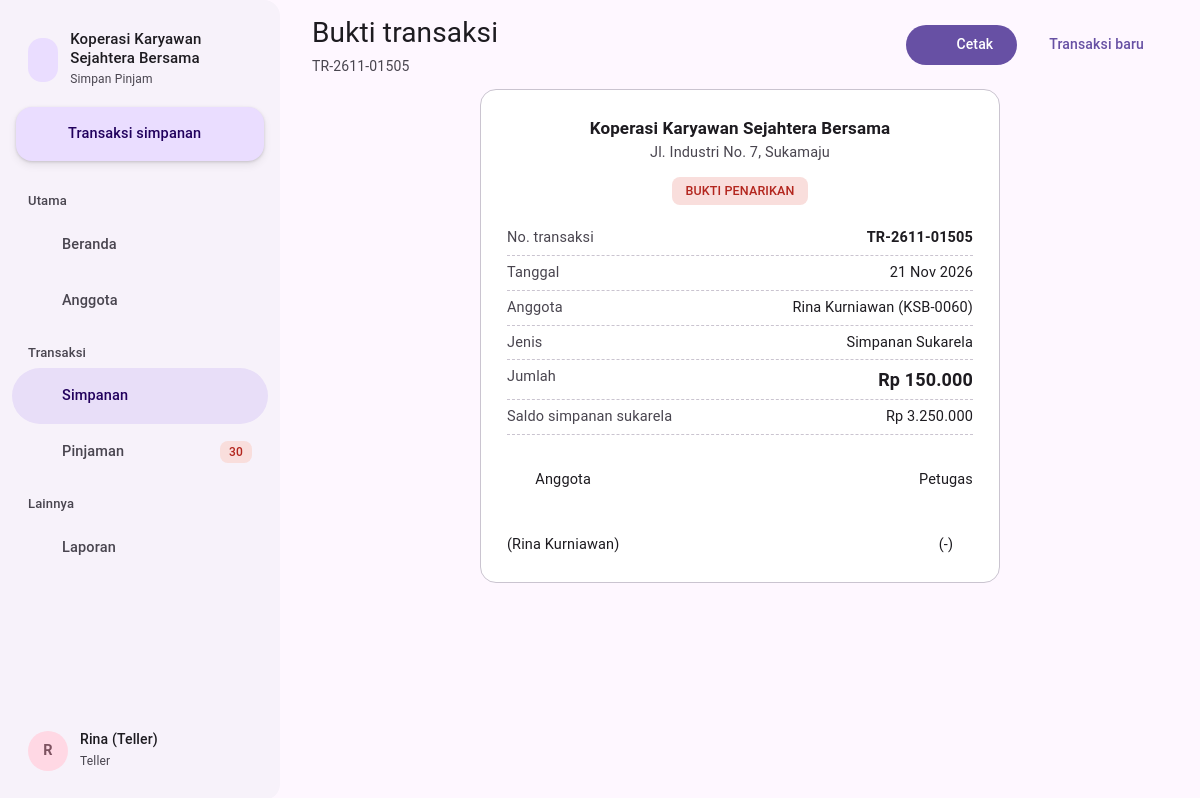
The page /index.php?page=bukti&id=1513 (signed in) on the database its author committed.
### tables this page shows
CREATE TABLE pengaturan (
  id INT PRIMARY KEY,
  nama VARCHAR(120) NOT NULL,
  alamat VARCHAR(255),
  telepon VARCHAR(30),
  simpanan_pokok INT NOT NULL DEFAULT 100000,
  simpanan_wajib INT NOT NULL DEFAULT 50000,
  bunga_default DECIMAL(4,2) NOT NULL DEFAULT 1.50,       
  provisi_persen DECIMAL(4,2) NOT NULL DEFAULT 1.00,      
  denda_persen_hari DECIMAL(4,2) NOT NULL DEFAULT 0.20,   
  denda_maks_persen DECIMAL(5,2) NOT NULL DEFAULT 10.00,  
  maks_kali_simpanan TINYINT NOT NULL DEFAULT 5           
);

CREATE TABLE simpanan (
  id INT AUTO_INCREMENT PRIMARY KEY,
  kode VARCHAR(20) NOT NULL UNIQUE,
  anggota_id INT NOT NULL,
  jenis ENUM('pokok','wajib','sukarela') NOT NULL,
  arah ENUM('setor','tarik') NOT NULL DEFAULT 'setor',
  jumlah INT NOT NULL,
  periode CHAR(7) NULL,                 
  tanggal DATE NOT NULL,
  keterangan VARCHAR(150),
  user_id INT NULL,
  INDEX (anggota_id, jenis), INDEX (tanggal),
  UNIQUE KEY uk_wajib (anggota_id, jenis, periode),
  FOREIGN KEY (anggota_id) REFERENCES anggota(id)
);

CREATE TABLE anggota (
  id INT AUTO_INCREMENT PRIMARY KEY,
  no_anggota VARCHAR(20) NOT NULL UNIQUE,
  nik CHAR(16) NOT NULL UNIQUE,
  nama VARCHAR(100) NOT NULL,
  jk ENUM('L','P') NOT NULL,
  alamat VARCHAR(255),
  telepon VARCHAR(20),
  pekerjaan VARCHAR(60),
  tgl_gabung DATE NOT NULL,
  status ENUM('aktif','keluar') NOT NULL DEFAULT 'aktif'
);

### index.php (called while the page is built, shortened)
<?php
require __DIR__ . '/includes/bootstrap.php';
$routes = [
    'login'          => 'pages/login.php',
    'logout'         => 'pages/logout.php',
    'dashboard'      => 'pages/dashboard.php',
    'anggota'        => 'pages/anggota/index.php',
    'anggota.form'   => 'pages/anggota/form.php',
    'anggota.detail' => 'pages/anggota/detail.php',
    'simpanan'       => 'pages/simpanan/index.php',
    'simpanan.wajib' => 'pages/simpanan/wajib.php',
    'pinjaman'       => 'pages/pinjaman/index.php',
    'pinjaman.ajukan'=> 'pages/pinjaman/ajukan.php',
    'pinjaman.detail'=> 'pages/pinjaman/detail.php',
    'pinjaman.aksi'  => 'pages/pinjaman/aksi.php',
    'bukti'          => 'pages/bukti.php',
    'laporan'        => 'pages/laporan.php',
    'pengaturan'     => 'pages/pengaturan.php',
];
$page = $_GET['page'] ?? 'dashboard';
require __DIR__ . '/' . $routes[$page];

### pages/bukti.php (the view, shortened to what this page needs)
<?php
$s = q('SELECT s.*, a.nama, a.no_anggota, u.nama petugas FROM simpanan s JOIN anggota a ON a.id = s.anggota_id LEFT JOIN users u ON u.id = s.user_id WHERE s.id = ?', [(int) ($_GET['id'] ?? 0)])->fetch();
$saldo = saldo_simpanan((int) $s['anggota_id'], $s['jenis']);
$title = 'Bukti transaksi';
$sub = e($s['kode']);
$actions = '<button class="btn btn-filled" onclick="window.print()">' . icon('printer', 18) . ' Cetak</button><a class="btn" href="' . url('simpanan') . '">Transaksi baru</a>';
require __DIR__ . '/../includes/header.php';
?>
<div class="slip">
    <div style="text-align:center;margin-bottom:14px"><b style="font-size:17px"><?= e(setting()['nama']) ?></b><div class="muted"><?= e(setting()['alamat']) ?></div></div>
    <div style="text-align:center;margin-bottom:16px"><span class="chip <?= $s['arah'] === 'setor' ? 'chip-green' : 'chip-red' ?>"><?= $s['arah'] === 'setor' ? 'BUKTI SETORAN' : 'BUKTI PENARIKAN' ?></span></div>
    <div class="row"><span class="muted">No. transaksi</span><b><?= e($s['kode']) ?></b></div>
    <div class="row"><span class="muted">Tanggal</span><span><?= tgl($s['tanggal']) ?></span></div>
    <div class="row"><span class="muted">Anggota</span><span><?= e($s['nama']) ?> (<?= e($s['no_anggota']) ?>)</span></div>
    <div class="row"><span class="muted">Jenis</span><span><?= JENIS_SIMPANAN[$s['jenis']] ?><?= $s['periode'] ? ' · ' . bulan_id($s['periode']) : '' ?></span></div>
    <div class="row"><span class="muted">Jumlah</span><b style="font-size:18px"><?= rupiah($s['jumlah']) ?></b></div>
    <div class="row"><span class="muted">Saldo <?= strtolower(JENIS_SIMPANAN[$s['jenis']]) ?></span><span><?= rupiah($saldo) ?></span></div>
    <div style="display:flex;justify-content:space-between;margin-top:34px;text-align:center"><div>Anggota<br><br><br>(<?= e($s['nama']) ?>)</div><div>Petugas<br><br><br>(<?= e($s['petugas'] ?? '-') ?>)</div></div>
</div>
<?php require __DIR__ . '/../includes/footer.php'; ?>

### includes/header.php (shortened to what this page needs)
<?php
$navPengajuan = (int) q("SELECT COUNT(*) FROM pinjaman WHERE status = 'diajukan'")->fetchColumn();
$navTunggak = (int) q("SELECT COUNT(*) FROM angsuran a JOIN pinjaman p ON p.id = a.pinjaman_id WHERE p.status = 'berjalan' AND a.dibayar_at IS NULL AND a.jatuh_tempo < CURDATE()")->fetchColumn();
$navMenu = [
    'Utama' => [['dashboard', 'Beranda', 'home', 0], ['anggota', 'Anggota', 'users', 0]],
    'Transaksi' => [['simpanan', 'Simpanan', 'piggy', 0], ['pinjaman', 'Pinjaman', 'hand', $navPengajuan + $navTunggak]],
    'Lainnya' => [['laporan', 'Laporan', 'chart', 0]],
];
$navCur = explode('.', $_GET['page'] ?? 'dashboard')[0];
if ($navCur === 'bukti') $navCur = 'simpanan';
?>
<!DOCTYPE html>
<html lang="id">
<head>
    <title><?= e($title ?? 'Beranda') ?> · <?= e(setting()['nama']) ?></title>
    <link rel="stylesheet" href="assets/css/style.css">
</head>
<body>
<div class="layout">
    <aside class="drawer" id="drawer">
        <div class="head"><span class="logo"><?= icon('piggy', 24) ?></span><div><b><?= e(setting()['nama']) ?></b><small>Simpan Pinjam</small></div></div>
        <a class="fab" href="<?= url('simpanan') ?>"><?= icon('plus', 20) ?> Transaksi simpanan</a>
        <nav>
            <?php foreach ($navMenu as $sec => $links): ?>
                <div class="sec"><?= $sec ?></div>
                <?php foreach ($links as [$k, $l, $ic, $n]): ?><a href="<?= url($k) ?>" class="<?= $navCur === $k ? 'active' : '' ?>"><?= icon($ic, 22) ?> <?= $l ?><?php if ($n): ?><span class="n chip chip-red" style="height:22px;padding:0 8px"><?= $n ?></span><?php endif; ?></a><?php endforeach; ?>
            <?php endforeach; ?>
        </nav>
        <div class="grow"></div>
        <div class="me"><span class="av"><?= e(strtoupper(substr(user()['nama'], 0, 1))) ?></span><div class="grow"><b><?= e(user()['nama']) ?></b><small><?= e(ucfirst(user()['role'])) ?></small></div><a class="icon-btn" href="<?= url('logout') ?>" title="Keluar"><?= icon('logout', 20) ?></a></div>
    </aside>
    <main class="main">
        <header class="appbar">
            <h1><?= e($title ?? 'Beranda') ?><?php if (!empty($sub)): ?><small><?= $sub ?></small><?php endif; ?></h1>
            <div class="acts"><?= $actions ?? '' ?></div>
        </header>

### assets/css/style.css (style rules this page uses)
:root { --primary: #6750a4; --on-primary: #ffffff; --primary-container: #eaddff; --on-primary-container: #21005d; --secondary-container: #e8def8; --tertiary: #7d5260; --tertiary-container: #ffd8e4; --surface: #fef7ff; --surface-1: #f7f2fa; --surface-2: #f3edf7; --surface-3: #ece6f0; --outline: #79747e; --outline-variant: #cac4d0; --on-surface: #1d1b20; --on-surface-variant: #49454f; --green: #146c2e; --green-c: #c4eed0; --amber: #7c5800; --amber-c: #ffdea6; --red: #b3261e; --red-c: #f9dedc; --blue: #0b57d0; --blue-c: #d3e3fd; --gray: #49454f; --gray-c: #e7e0ec; --font: "Roboto", "Segoe UI", system-ui, -apple-system, sans-serif; }
* { box-sizing: border-box; }
body { margin: 0; background: var(--surface); color: var(--on-surface); font: 14.5px/1.5 var(--font); letter-spacing: .01em; }
a { color: var(--primary); text-decoration: none; }
.muted { color: var(--on-surface-variant); }
h1, h2, h3 { margin: 0; font-weight: 500; }
.layout { display: grid; grid-template-columns: 280px 1fr; min-height: 100vh; }
.drawer { background: var(--surface-1); padding: 16px 12px; position: sticky; top: 0; height: 100vh; display: flex; flex-direction: column; border-radius: 0 16px 16px 0; }
.drawer .head { padding: 14px 16px 18px; display: flex; align-items: center; gap: 12px; }
.drawer .logo { width: 44px; height: 44px; border-radius: 14px; background: var(--primary-container); color: var(--on-primary-container); display: grid; place-items: center; }
.drawer .head b { display: block; font-weight: 500; font-size: 15px; line-height: 1.25; }
.drawer .head small { color: var(--on-surface-variant); font-size: 12px; }
.fab { display: flex; align-items: center; gap: 12px; margin: 0 4px 16px; padding: 16px 20px; border-radius: 16px; background: var(--primary-container); color: var(--on-primary-container); font-weight: 500; box-shadow: 0 1px 3px rgba(0, 0, 0, .15), 0 4px 8px rgba(0, 0, 0, .08); }
.drawer .sec { padding: 14px 16px 6px; font-size: 13px; font-weight: 500; color: var(--on-surface-variant); }
.drawer nav a { display: flex; align-items: center; gap: 12px; height: 56px; padding: 0 16px; border-radius: 28px; color: var(--on-surface-variant); font-weight: 500; }
.drawer nav a.active { background: var(--secondary-container); color: var(--on-primary-container); }
.drawer nav a .n { margin-left: auto; font-size: 12px; }
.drawer .grow { flex: 1; }
.drawer .me { display: flex; align-items: center; gap: 12px; padding: 12px 16px; }
.drawer .me .av { width: 40px; height: 40px; border-radius: 50%; background: var(--tertiary-container); color: var(--tertiary); display: grid; place-items: center; font-weight: 600; }
.drawer .me .grow { flex: 1; min-width: 0; }
.drawer .me b { display: block; font-weight: 500; font-size: 14px; }
.drawer .me small { color: var(--on-surface-variant); }
.main { min-width: 0; padding: 0 24px 40px; }
.appbar { display: flex; align-items: center; gap: 14px; min-height: 76px; padding: 12px 8px; flex-wrap: wrap; }
.appbar h1 { font-size: 28px; font-weight: 400; flex: 1; }
.appbar h1 small { display: block; font-size: 14px; color: var(--on-surface-variant); margin-top: 2px; }
.appbar .acts { display: flex; gap: 8px; flex-wrap: wrap; }
.btn { display: inline-flex; align-items: center; justify-content: center; gap: 8px; height: 40px; padding: 0 24px; border-radius: 20px; border: 0; font: inherit; font-weight: 500; font-size: 14px; letter-spacing: .01em; cursor: pointer; white-space: nowrap; background: transparent; color: var(--primary); }
.btn-filled { background: var(--primary); color: var(--on-primary); }
.icon-btn { width: 40px; height: 40px; border-radius: 50%; border: 0; background: transparent; color: var(--on-surface-variant); display: inline-grid; place-items: center; cursor: pointer; }
.chip { display: inline-flex; align-items: center; height: 28px; padding: 0 12px; border-radius: 8px; font-size: 12.5px; font-weight: 500; border: 1px solid transparent; white-space: nowrap; }
.chip-red { background: var(--red-c); color: var(--red); }
.slip { max-width: 520px; margin: 0 auto; padding: 26px; background: #fff; border-radius: 16px; border: 1px solid var(--outline-variant); }
.slip .row { display: flex; justify-content: space-between; padding: 6px 0; border-bottom: 1px dashed var(--outline-variant); }

### rows shown on the page
pengaturan: nama "Koperasi Karyawan Sejahtera Bersama", alamat "Jl. Industri No. 7, Sukamaju"
simpanan: kode "TR-2611-01505", tanggal "21 Nov 2026", anggota.nama "Rina Kurniawan", anggota.no_anggota "KSB-0060", jenis "Simpanan Sukarela", jumlah "Rp 150.000", jenis "simpanan sukarela"

### other values the page prints
$sec "Utama"
$l "Beranda"
$l "Anggota"
$sec "Transaksi"
$l "Simpanan"
$l "Pinjaman"
$n "30"
$sec "Lainnya"
$l "Laporan"
substr(user()['nama'], 0, 1) "R"
user()['nama'] "Rina (Teller)"
user()['role'] "Teller"
$title "Bukti transaksi"
rupiah($saldo) "Rp 3.250.000"
$s['petugas'] "-"
